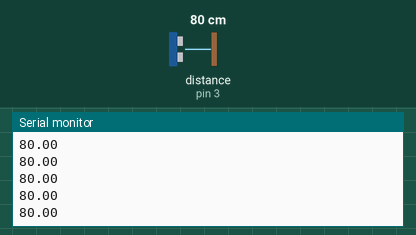
A sketch run on a simulated Arduino Uno, built with avr-gcc and run on an emulated ATmega328P. On the bench: the last lines printed to the serial monitor. Wiring (inferred from the names in the program): ultrasonic range finder: trigger pin 2; echo pin 3. The inputs (shaded band) are chosen by the test bench; at power-on: distance to the obstacle (sensor on pin 3) 80 cm. The echo pulse lasts 58.3 µs per cm.

Above: at 1.2 s.
1.3 s: distance to the obstacle (sensor on pin 3) set to 2 cm
At 1.38 s:
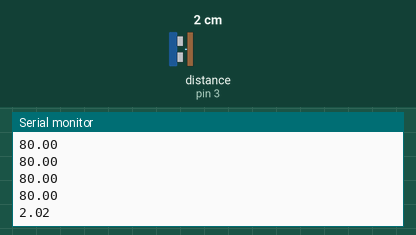
2.8 s: distance to the obstacle (sensor on pin 3) set to 4 cm
At 2.8 s:
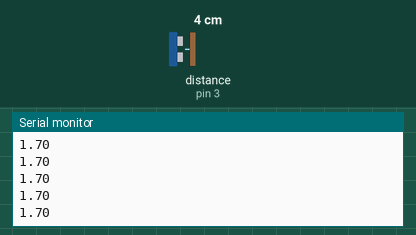
Timing chart, 0 to 5.8 s (numbered marks = the images above; inputs shaded):
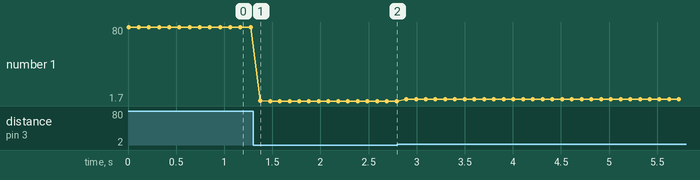

The sketch:

Ultrasonic.ino
```cpp
float t,d;
int trig=2,echo=3;
void setup() {
  // put your setup code here, to run once:
  pinMode(trig,OUTPUT);
  pinMode(echo,INPUT);
  Serial.begin(9600);

}

void loop() {
  digitalWrite(trig,LOW);
  delayMicroseconds(100);
  digitalWrite(trig,HIGH);
  delayMicroseconds(50);
  digitalWrite(trig,LOW);
  t=pulseIn(echo,HIGH);
  t=t/2;
  d=0.0343*t;
  Serial.println(d);
  delay(100);


}
```

Measured:
- after the input at 1.3 s, the serial monitor: prints a new line after 0.08 s (image 1)
- plotted number 1: 80 → 1.7 after the input at 1.3 s, 1.7 → 3.69 after the input at 2.8 s
